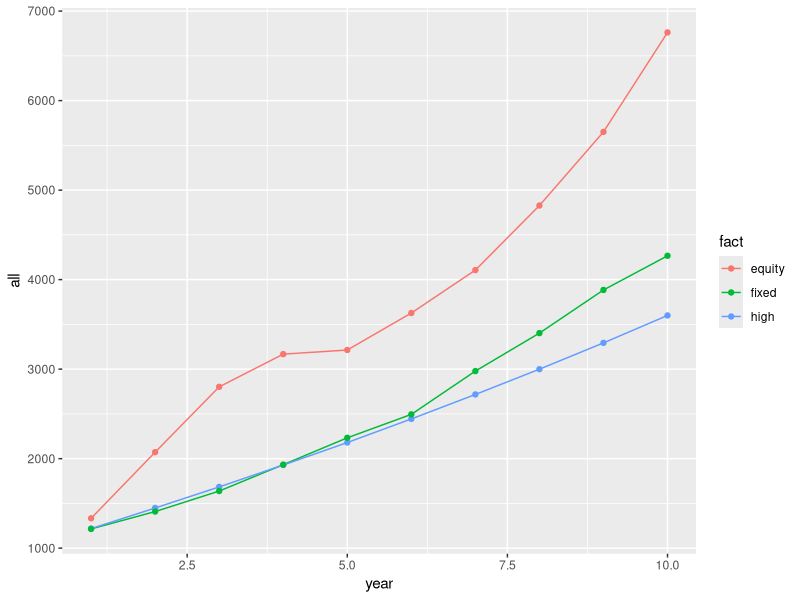

Write R code to recreate this figure.
## ---- chunk 1
knitr::opts_chunk$set(echo = TRUE)
## ---- chunk 2
#' @title Annual Rate of Return Function
#' @description Calculates a randomized annual rate of return
#' @param ref Reference Annual Rate
#' @param vol Volatility of given Annual Rate
#' @param seed Seed for random number generation
#' @return an annual rate of return
randannual <- function(ref, vol, seed){
  return(rnorm(1, mean = ref, sd = vol))
}

#' @title Single Investment Calculator Function
#' @description Calculates the total value of a single type of investment given parameters
#' @param ref Reference Annual Rate
#' @param vol Volatility of given Annual Rate
#' @param seed Seed for random number generation
#' @param years Number of years
#' @param initial Initial Investment
#' @param growth Growth Rate
#' @param cont Annual Contribution
#' @return a vector containing the investment amount per year
invest <- function(ref, vol, seed, years = 1, initial, growth, cont){
  finalvector <- rep(0, years)
  for(i in 1:years){
    ratereturn <- randannual(ref, vol, seed)
    if(i == 1){
      finalvector[i] <- initial*(1+ratereturn)+cont*(1+growth)^(i-1)
    } else {
      finalvector[i] <- finalvector[i-1]*(1+ratereturn)+cont*(1+growth)^(i-1)
    }
  }
  return(finalvector)
}

#' @title Collated Investments Function
#' @description Creates a dataframe of all three types of investments given parameters for each
#' @param refhy Reference Annual Rate (High Yield)
#' @param volhy Volatility of given High Yield Annual Rate
#' @param reffixed Reference Annual Rate (Fixed Income)
#' @param volfixed Volatility of given Fixed Income Annual Rate
#' @param refequity Reference Annual Rate (Equity)
#' @param volequity Volatility of given Equity Annual Rate
#' @param seed Seed for random number generation
#' @param years Number of years
#' @param initial Initial Investment
#' @param growth Growth Rate
#' @param cont Annual Contribution
#' @return a dataframe with columns for year alongside all three types of investments
collate <- function(refhy, volhy, reffixed, volfixed, refequity, volequity, seed, years, initial, growth, cont){
  set.seed(seed)
  highyield <- invest(refhy, volhy, seed, years, initial, growth, cont)
  fixed <- invest(reffixed, volfixed, seed, years, initial, growth, cont)
  equity <- invest(refequity, volequity, seed, years, initial, growth, cont)
  all <- c(highyield, fixed, equity)
  year <- c(1:years, 1:years, 1:years)
  fact <- c(rep("high", years), rep("fixed", years), rep("equity", years))
  finaldf <- data.frame(year, all, fact)
  return(finaldf)
}
## ---- chunk 3
library(ggplot2)
df <- collate(0.02, 0.001, 0.05, 0.045, 0.1, 0.15, 12, 10, 1000, 0.02, 200)
df
ggplot(df, aes(x = year, y = all, color = fact)) + geom_line() + geom_point()

nnnn <- rep(0, 12)
for(i in 1:12){
  nnnn[i] <- randannual(0.02, 0.001, 12)
}
nnnn
c(seq(25),seq(25),seq(25))
